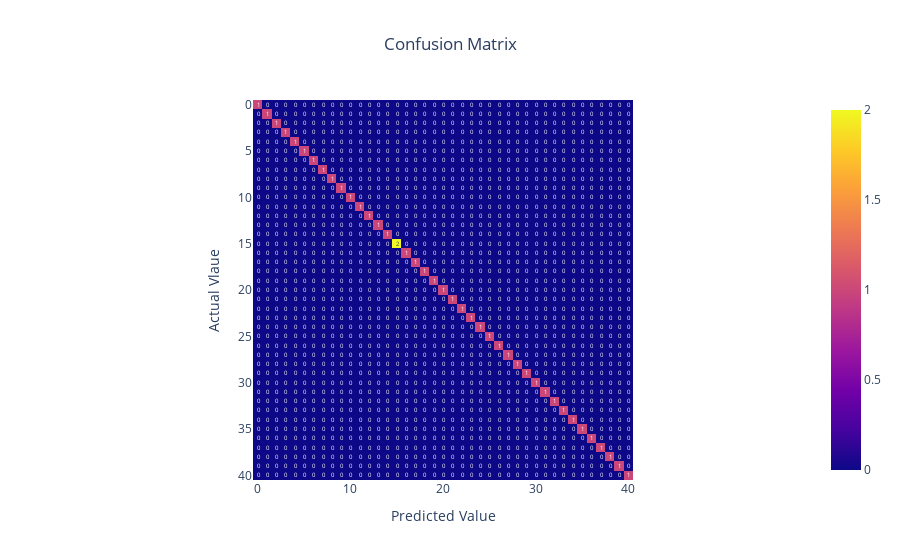

Notebook cell for this chart:
### Code cell
confusion = confusion_matrix(original,pred)

fig = px.imshow(confusion, labels=dict(x="Predicted Value", y="Actual Vlaue"),text_auto=True, title='Confusion Matrix')
fig.update_layout(title_x=0.5)
fig.show()

### Figure 1 — Plotly figure (JSON) as saved in the notebook; plotly's stock layout.template omitted (floating-point values rounded to 4 significant figures; data arrays with more than 128 entries replaced by an {"elided": "..."} marker saying what was removed)
{"data": [{"coloraxis": "coloraxis", "hovertemplate": "Predicted Value: %{x}<br>Actual Vlaue: %{y}<br>color: %{z}<extra></extra>", "name": "0", "texttemplate": "%{z}", "type": "heatmap", "xaxis": "x", "yaxis": "y", "z": {"elided": "41x41 int values"}}], "layout": {"coloraxis": {"colorscale": [[0, "#0d0887"], [0.1111, "#46039f"], [0.2222, "#7201a8"], [0.3333, "#9c179e"], [0.4444, "#bd3786"], [0.5556, "#d8576b"], [0.6667, "#ed7953"], [0.7778, "#fb9f3a"], [0.8889, "#fdca26"], [1, "#f0f921"]]}, "title": {"text": "Confusion Matrix", "x": 0.5}, "xaxis": {"anchor": "y", "constrain": "domain", "domain": [0, 1], "scaleanchor": "y", "title": {"text": "Predicted Value"}}, "yaxis": {"anchor": "x", "autorange": "reversed", "constrain": "domain", "domain": [0, 1], "title": {"text": "Actual Vlaue"}}}}
